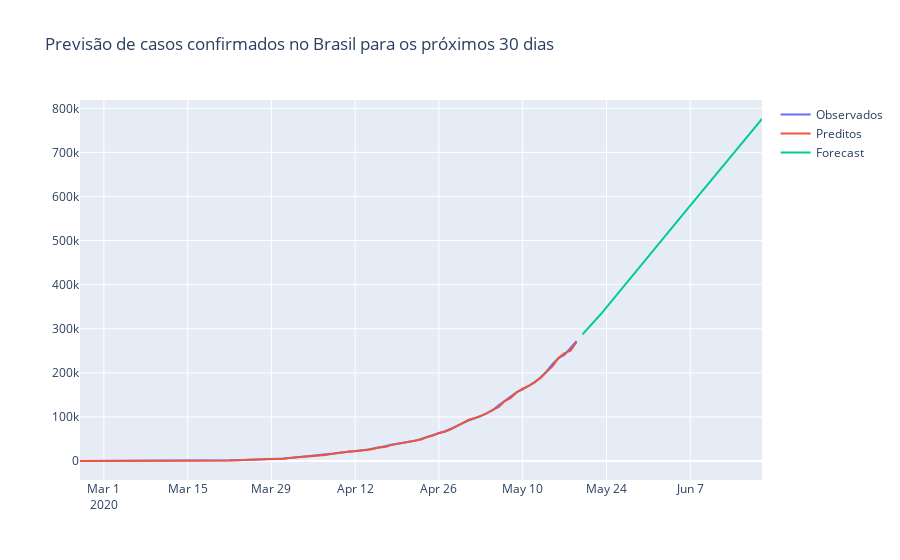

Notebook code cell kept with this figure:
### Code cell
fig = go.Figure(go.Scatter(
    x=confirmados.index, y=confirmados, name='Observados'
))

fig.add_trace(go.Scatter(
    x=confirmados.index, y=modelo.predict_in_sample(), name='Preditos'
))

fig.add_trace(go.Scatter(
    x=pd.date_range('2020-05-20', '2020-06-20'), y=modelo.predict(31), name='Forecast'
))

fig.update_layout(title='Previsão de casos confirmados no Brasil para os próximos 30 dias')
fig.show()
